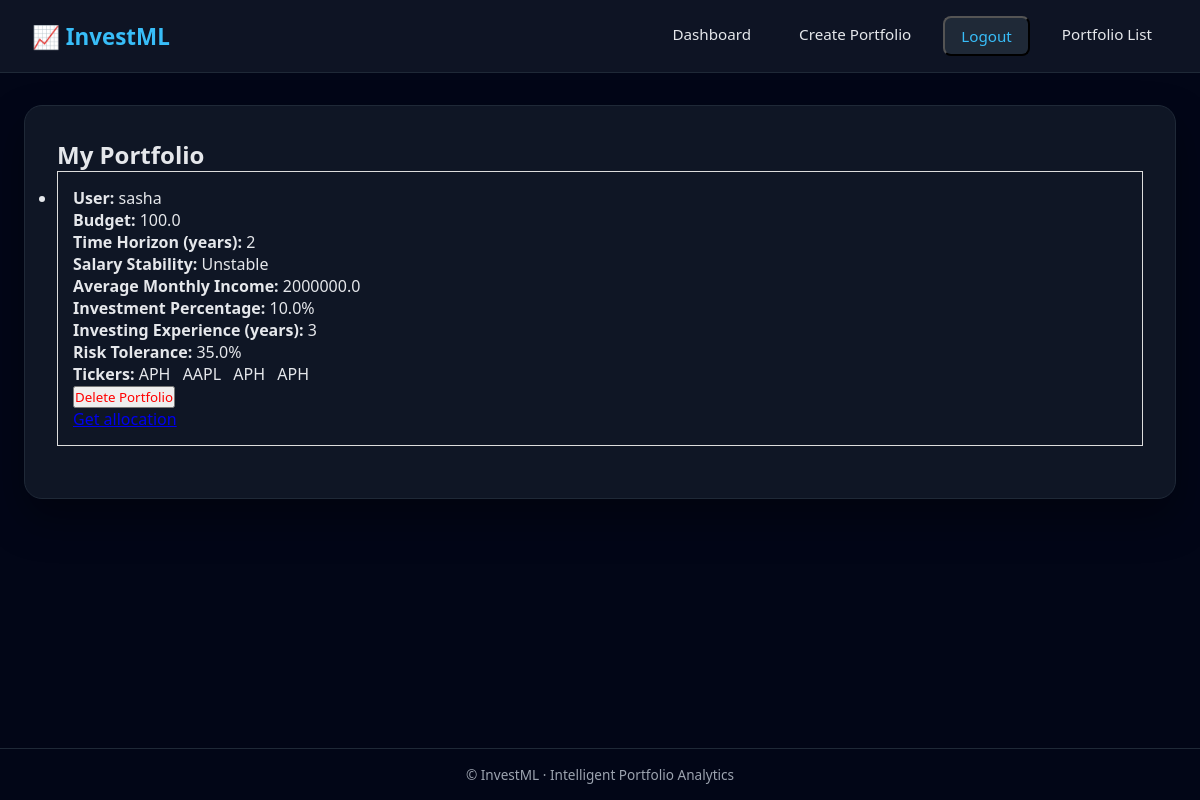
The page /portfolio_list/ (signed in) on the database its author committed.
### investML/models.py (models this page shows, shortened)
class  Portfolio(models.Model):
    STABILITY_CHOICES = [
        (1, "Very unstable"),
        (2, "Unstable"),
        (3, "Average"),
        (4, "Stable"),
        (5, "Very stable"),
    ]
    user = models.OneToOneField(
        settings.AUTH_USER_MODEL,
        on_delete=models.CASCADE,
        related_name="portfolios"
    )
    budget = models.FloatField(default=0)
    time_horizon_years = models.PositiveIntegerField(
        help_text="How many years until you need this money"
    )
    salary_stability = models.IntegerField(
        choices=STABILITY_CHOICES
    )
    average_monthly_income = models.FloatField(default=0)
    investment_percentage = models.FloatField(
        help_text="Percentage of savings to invest (0–100)"
    )
    investing_experience_years = models.IntegerField(
        help_text="Years of investing experience (0–4)"
    )
    tickers =  models.ManyToManyField(Tickers, related_name='portfolios')
    risk =   models.FloatField(default=0.0)
    MAX_TICKERS = 10

class Tickers(models.Model):
    ticker = models.CharField(max_length=100)
    prediction = models.FloatField(default=42.0)
    user = models.ForeignKey(
        settings.AUTH_USER_MODEL,
        on_delete=models.CASCADE,
        related_name="tickers",default=None
    )
    def __str__(self):
        return self.ticker

### investML/views.py (the view)
# urls.py: path("portfolio_list/", portfolio_list, name="portfolio_list"),
@login_required
def portfolio_list(request):
    portfolios = Portfolio.objects.filter(user=request.user)
    return render(request, "portfolio_list.html", {"portfolios": portfolios})

### investML/templates/portfolio_list.html (shortened to what this page needs)
{% extends 'base.html' %}
{% block content %}
<h2>My Portfolio</h2>
<ul>
    {% for p in portfolios %}
        <li style="margin-bottom: 20px; padding: 15px; border: 1px solid #ddd;">
            <p><strong>User:</strong> {{ p.user.username }}</p>
            <p><strong>Budget:</strong> {{ p.budget }}</p>
            <p><strong>Time Horizon (years):</strong> {{ p.time_horizon_years }}</p>
            <p><strong>Salary Stability:</strong> {{ p.get_salary_stability_display }}</p>
            <p><strong>Average Monthly Income:</strong> {{ p.average_monthly_income }}</p>
            <p><strong>Investment Percentage:</strong> {{ p.investment_percentage }}%</p>
            <p><strong>Investing Experience (years):</strong> {{ p.investing_experience_years }}</p>
            <p><strong>Risk Tolerance:</strong> {{ p.risk}}%</p>
            <p><strong>Tickers:</strong>
                {% for t in p.tickers.all %}
                    <span style="margin-right: 8px;">{{ t }}</span>
                {% empty %}
                    <em>No tickers selected</em>
                {% endfor %}
            </p>
            <form method="post" action="{% url 'delete_portfolio' p.id %}">
                <button type="submit" style="color:red;">
                    Delete Portfolio
                </button>
            </form>
            <a href ="{% url 'allocation' %}">Get allocation</a>
        </li>
    {% empty %}
        <li>No portfolios yet</li>
    {% endfor %}
</ul>
{% endblock content %}

### investML/templates/base.html (style rules this page uses)
:root { --bg: #0f172a; --card: #111827; --primary: #38bdf8; --secondary: #22c55e; --text: #e5e7eb; --muted: #9ca3af; --border: #1f2937; }
* { margin: 0; padding: 0; box-sizing: border-box; font-family: system-ui, -apple-system, BlinkMacSystemFont, "Segoe UI", sans-serif; }
body { background: linear-gradient(135deg, #020617, #020617); color: var(--text); min-height: 100vh; display: flex; flex-direction: column; }

### rows shown on the page
Portfolio: user.username "sasha", budget "100.0", time_horizon_years "2", salary_stability "Unstable", average_monthly_income "2000000.0", investment_percentage "10.0", investing_experience_years "3", risk "35.0"
Tickers: ticker "APH"
Tickers: ticker "AAPL"
Tickers: ticker "APH"
Tickers: ticker "APH"
